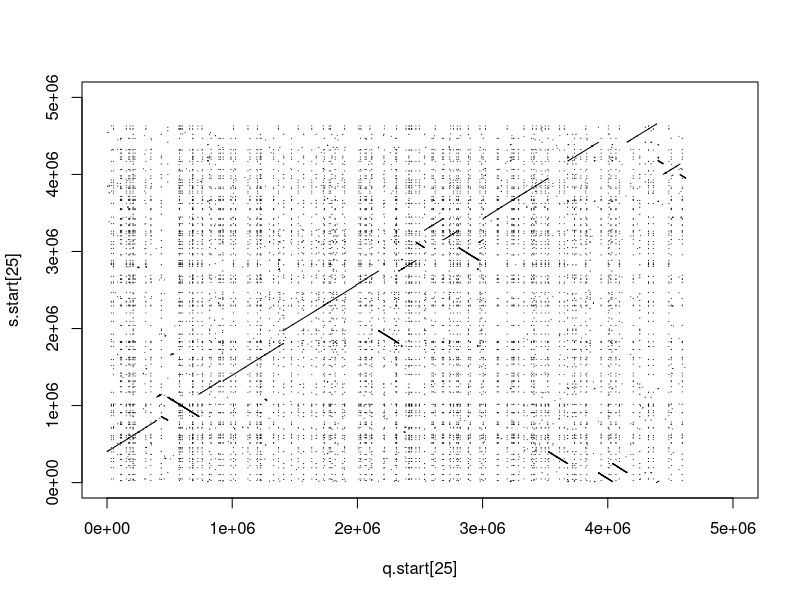
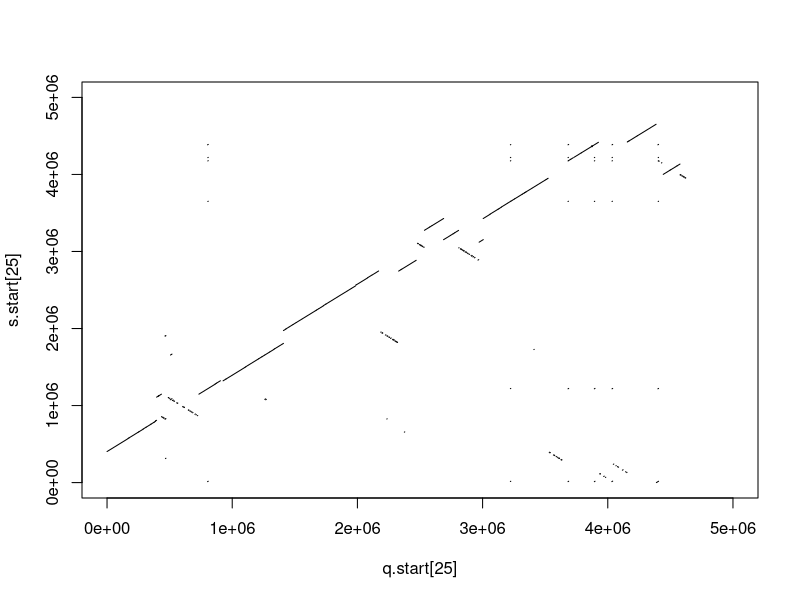
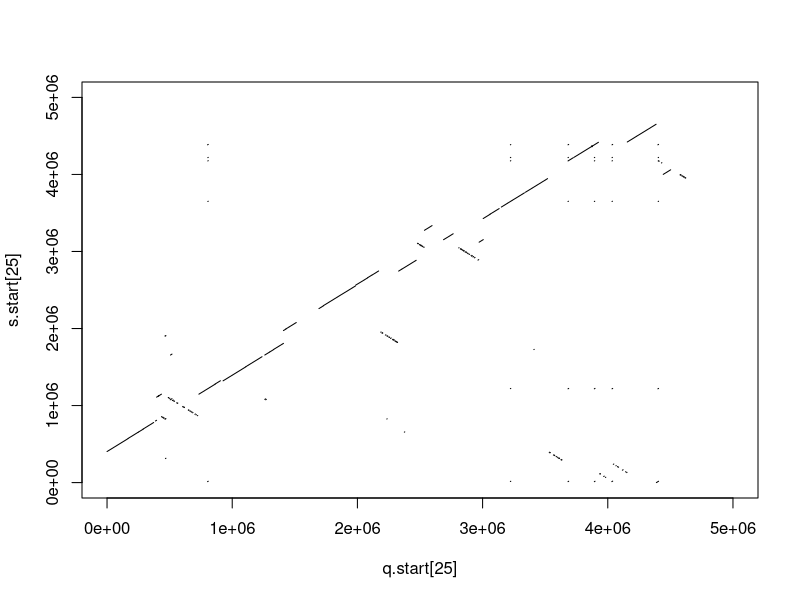
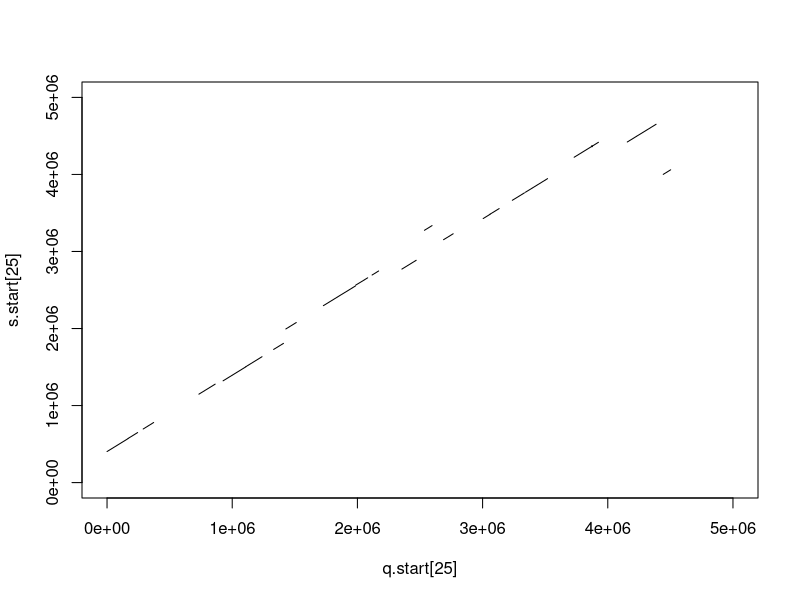

These charts were generated, in order, by the following R code:
data <- read.csv("8F0EB0CW11N-Alignment-HitTable.csv", header=FALSE)
q.start <- data$V7
q.end <- data$V8
s.start <- data$V9
s.end <- data$V10

###########################################################################################

# REMETRE LES COLONNES END ET START DANS L'ORDRE
data_ordre=data
n=length(q.start)
for(i in 1:n){
  # test des sens de lecture
  if(s.start[i]>s.end[i]){
    # s.start est la fin et s.end est le debut
    # on les echange
    data_ordre$V9[i]=s.end[i] #v9=s.start, v10=s.end
    data_ordre$V10[i]=s.start[i]
  }
  if(q.start[i]>q.end[i]){
    # q.start est la fin et q.end est le debut
    # on les echange
    data_ordre$V7[i]=q.end[i] #v7=q.start, v8=q.end
    data_ordre$V8[i]=q.start[i]
  }
}
s.start=data_ordre$V9
s.end=data_ordre$V10
q.start=data_ordre$V7
q.end=data_ordre$V8

###############################################################################################

# DOT MATRIX (SANS LES SEGMENTS FUSIONES)
plot(q.start[25], s.start[25], cex=.1, pch=1, xlim =c(0, 5000000), ylim = c(0, 5000000))
segments(q.start, s.start, q.end, s.end)


################################################################################################

# FILTRER LA DOT MATRIX (SANS LES SEGMENTS FUSIONES)
data_filtre=data_ordre[FALSE,]
n=length(q.start)
plot(q.start[25], s.start[25], cex=.1, pch=1, xlim =c(0, 5000000), ylim = c(0, 5000000))
for(i in 1:n){
  # valeur seuil arbitraire...
  if(abs(q.start[i]-q.end[i])>2500 || abs(s.start[i]-s.end[i])>2500){
    segments(q.start[i], s.start[i], q.end[i], s.end[i]) 
    data_filtre <- rbind.data.frame(data_filtre, as.data.frame(data_ordre[i,]))
  }
}

s.start=data_filtre$V9
s.end=data_filtre$V10
q.start=data_filtre$V7
q.end=data_filtre$V8


##############################################################################################    

# FUSIONER LES SEGMENTS TRES PROCHES (APRES AVOIR REMIS LES COL. START ET END DANS L'ORDRE)
data_fusion=data_filtre
n=length(q.start)
for(i in 1:n){
  for(j in 1:n){
    if(i!=j & data_fusion$V7[j]!="FALSE"){
      #if(q.start[j]>q.start[i]){
        #if(abs(s.start[j]-s.end[i]) < 1000 & q.start[j]-q.end[i] < 1000){ # seuil arbitraire inferieur au 1er quartile de abs(s.start-s.end)
        if((abs(s.start[j]-s.end[i]) < 1000 & abs(q.start[j]-q.end[i]) < 1500) || (abs(s.start[j]-s.end[i]) < 1500 & abs(q.start[j]-q.end[i]) < 1000)){ # seuil arbitraire inferieur au 1er quartile de abs(s.start-s.end)
          # alors on fusionne les fragments i et j (qui deviennent un unique fragment i)
          data_fusion$V8[i]=data_fusion$V8[j] # q.end
          data_fusion$V10[i]=data_fusion$V10[j] #s.end
          data_fusion$V7[j]="FALSE" # q.start >> empêche la ligne j d'être considérée dans les boucles suivantes 
        }
      #}
    }
  }  
}

##################################################################################################

# SUPPRESSION DES LIGNES AVEC DES FALSE 
data_fusion=data_fusion[!grepl("FALSE", data_fusion$V7),]

q.start_f <- as.numeric(data_fusion$V7)
q.end_f <- as.numeric(data_fusion$V8)
s.start_f <- data_fusion$V9
s.end_f <- data_fusion$V10

###################################################################################################

# DOT MATRIX AVEC LES SEGMENTS FUSIONES
plot(q.start[25], s.start[25], cex=.1, pch=1, xlim =c(0, 5000000), ylim = c(0, 5000000))
segments(q.start_f, s.start_f, q.end_f, s.end_f)

######################################################################################################

# FILTRAGE FINAL DE LA DOT MATRIX
data_filtre_fin=data_fusion[FALSE,]
plot(q.start[25], s.start[25], cex=.1, pch=1, xlim =c(0, 5000000), ylim = c(0, 5000000))
n=length(q.start_f)
for(i in 1:n){
  # valeur seuil arbitraire...
  if(abs(q.start_f[i]-q.end_f[i])>50000 || abs(s.start_f[i]-s.end_f[i])>50000){
    segments(q.start_f[i], s.start_f[i], q.end_f[i], s.end_f[i])
    data_filtre_fin <- rbind.data.frame(data_filtre_fin, as.data.frame(data_fusion[i,]))
  }
}

q.start_f2 <- as.numeric(data_filtre_fin$V7)
q.end_f2 <- as.numeric(data_filtre_fin$V8)
s.start_f2 <- data_filtre_fin$V9
s.end_f2 <- data_filtre_fin$V10

######################################################################################################

# COMPARAISON TAUX DE SIMILARITE

s.start=data_ordre$V9
s.end=data_ordre$V10
q.start=data_ordre$V7
q.end=data_ordre$V8

# CHEZ LES ALIGNEMENTS GARDES
long_segments_f2 = sqrt((q.end_f2- q.start_f2)^2 + (s.end_f2- s.start_f2)^2 ) # longeur des segments de la dot_matrix
simi_garde = sum(long_segments_f2)/length(q.start_f2) # on divise par le nombre de segments
taux_garde = simi_garde/max(s.end) # on divise par la taille du génome s

# CHEZ LA TOTALITE DES ALIGNEMENTS 
long_segments_tot = sqrt((q.end- q.start)^2 + (s.end- s.start)^2 ) # longeur des segments de la dot_matrix
simi_tot = sum(long_segments_tot)/length(q.start) # on divise par le nombre de segments
taux_tot = simi_tot/max(s.end) # on divise par la taille du génome s
